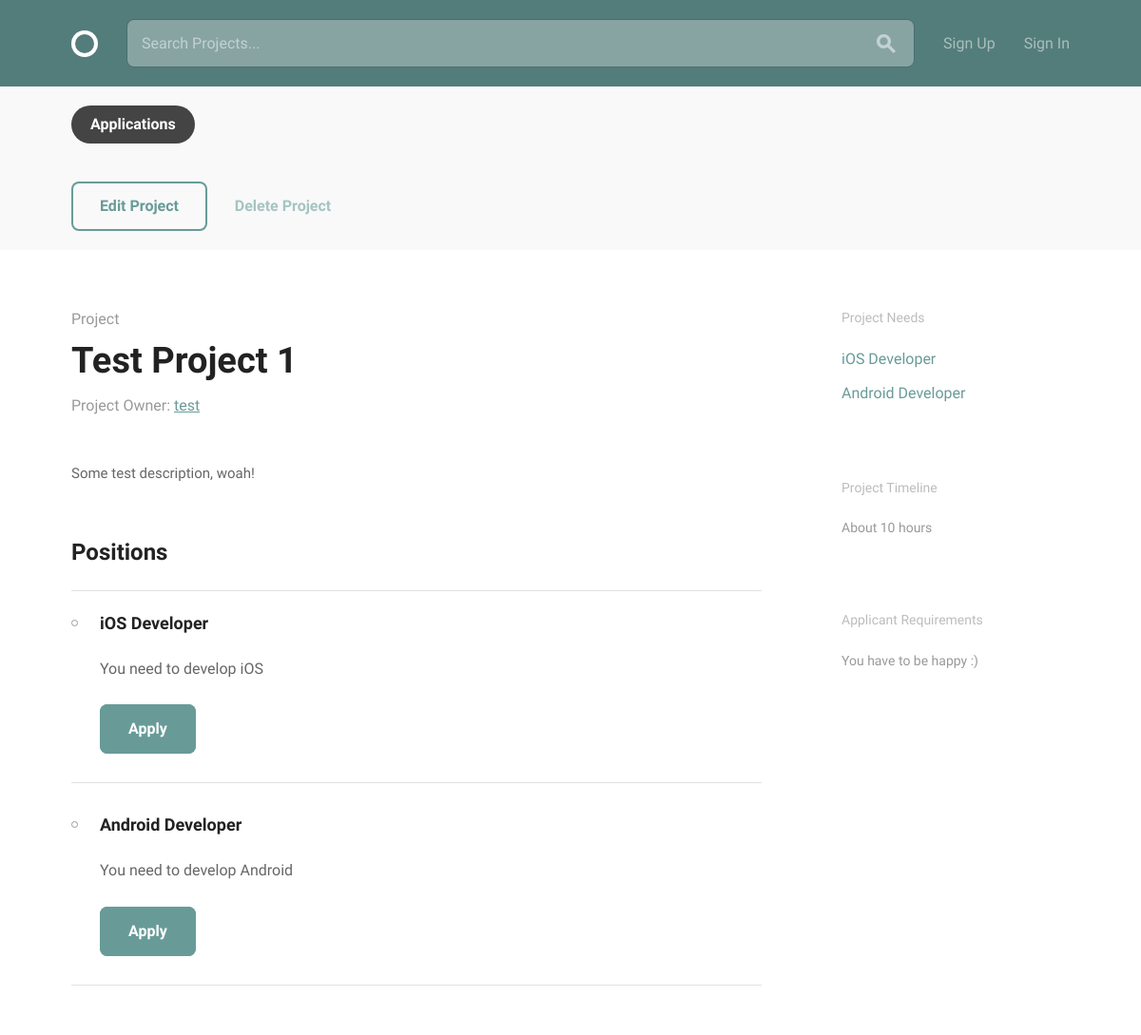
/project/4/, run on the app's committed database.
### projects/models.py (models this page shows, shortened)
class Project(Model):
    needs_internal = TextField(default="")
    timeline = CharField(max_length=255)
    title = CharField(max_length=255)
    description = TextField(default="")
    requirements = TextField(default="")
    creator = ForeignKey(User, CASCADE, related_name='created_projects')

class Position(Model):
    project = ForeignKey(Project, CASCADE, related_name='positions', related_query_name='position')
    name = CharField(max_length=255)
    description = TextField(default="")
    filled = BooleanField(default=False)
    length = CharField(max_length=255)

### projects/views.py (the view)
# urls.py: path('project/<int:pk>/', ProjectDetail.as_view(), name='detail')
class ProjectDetail(PrefetchRelatedMixin, DetailView):
    model = Project
    template_name = "projects/project.html"
    prefetch_related = ('positions',)

### projects/templatetags/utils.py (called while the page is built)
@register.filter
@stringfilter
def starts_with(value, arg):
    return value.startswith(arg)

### projects/templates/projects/project.html
{% extends 'layout.html' %}
{% block body %}
  <div class="circle--actions--bar">
    <div class="bounds">
      <div class="grid-100">
        <a class="button" href="project_edit.html">Edit Project</a>
        <a class="button button-text" href="index.html">Delete Project</a>
      </div>
    </div>
  </div>
  <div class="bounds circle--page circle--article">
    <div class="grid-70">
      <div class="circle--article--header">
        <h4 class="circle--article--section">Project</h4>
        <h1 class="circle--article--title">{{ project.title }}</h1>
        <p class="circle--article--byline">Project Owner: <a href="{% url 'accounts:profile' project.creator.username %}">{{ project.creator.username }}</a></p>
      </div>
      <div class="circle--article--body">
        {{ project.description }}
      </div>
      <div class="circle--project--positions">
        <h2>Positions</h2>
        <ul class="circle--group--list">
          {% for pos in project.positions.all %}
            <li>
                <h3>{{ pos.name }}</h3>
                <p>{{ pos.description }}</p>
                {% if pos.filled %}
                <a class="button button-primary button-inactive">Position Filled</a>
                {% elif project.creator.id == request.user.id %}
                <a class="button button-primary button-inactive">Position Open To Join</a>
                {% else %}
                <a class="button button-primary">Apply</a>
                {% endif %}
            </li>
          {% endfor %}
        </ul>
      </div>
    </div>
    <div class="grid-25 grid-push-5">
      <div class="circle--secondary--module">
        <h3>Project Needs</h3>
        <ul class="circle--link--list">
            {% for pos in project.positions.all %}
              <li><a>{{ pos.name }}</a></li>
            {% endfor %}
        </ul>
      </div>
      <div class="circle--secondary--module">
        <h3>Project Timeline</h3>
        <p>{{ project.timeline }}</p>
      </div>
      <div class="circle--secondary--module">
        <h3>Applicant Requirements</h3>
        <p>{{ project.requirements }}</p>
      </div>
    </div>
  </div>
{% endblock %}

### data on the page
Project: title "Test Project 1", creator.username "test", description "Some test description, woah!", timeline "About 10 hours", requirements "You have to be happy :)"
Position: name "iOS Developer", description "You need to develop iOS", filled "Apply"
Position: name "Android Developer", description "You need to develop Android", filled "Apply"
